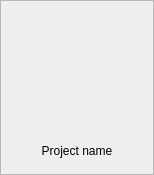
<?xml version="1.0" encoding="UTF-8"?>
<ui version="4.0">
 <class>ProjectWidget</class>
 <widget class="QWidget" name="ProjectWidget">
  <property name="geometry">
   <rect>
    <x>0</x>
    <y>0</y>
    <width>154</width>
    <height>175</height>
   </rect>
  </property>
  <property name="windowTitle">
   <string>Form</string>
  </property>
  <layout class="QVBoxLayout" name="verticalLayout_2">
   <property name="spacing">
    <number>1</number>
   </property>
   <property name="margin">
    <number>0</number>
   </property>
   <item>
    <widget class="QFrame" name="box">
     <property name="frameShape">
      <enum>QFrame::StyledPanel</enum>
     </property>
     <property name="frameShadow">
      <enum>QFrame::Raised</enum>
     </property>
     <layout class="QVBoxLayout" name="verticalLayout">
      <item>
       <widget class="QLabel" name="thumbnail">
        <property name="minimumSize">
         <size>
          <width>128</width>
          <height>128</height>
         </size>
        </property>
        <property name="maximumSize">
         <size>
          <width>128</width>
          <height>128</height>
         </size>
        </property>
        <property name="text">
         <string/>
        </property>
        <property name="pixmap">
         <pixmap>:/res/loading_512x400.png</pixmap>
        </property>
        <property name="scaledContents">
         <bool>true</bool>
        </property>
        <property name="alignment">
         <set>Qt::AlignCenter</set>
        </property>
       </widget>
      </item>
      <item>
       <widget class="QLabel" name="label">
        <property name="text">
         <string>Project name</string>
        </property>
        <property name="alignment">
         <set>Qt::AlignHCenter|Qt::AlignTop</set>
        </property>
       </widget>
      </item>
     </layout>
    </widget>
   </item>
  </layout>
 </widget>
 <resources>
  <include location="resources.qrc"/>
 </resources>
 <connections/>
</ui>
